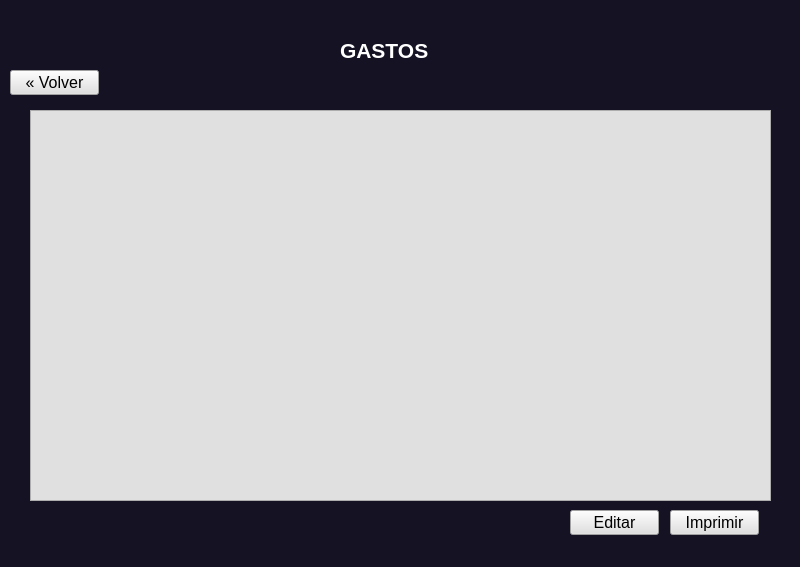
<?xml version="1.0" encoding="UTF-8"?>
<ui version="4.0">
 <class>MainWindow</class>
 <widget class="QMainWindow" name="MainWindow">
  <property name="geometry">
   <rect>
    <x>0</x>
    <y>0</y>
    <width>800</width>
    <height>567</height>
   </rect>
  </property>
  <property name="palette">
   <palette>
    <active>
     <colorrole role="WindowText">
      <brush brushstyle="SolidPattern">
       <color alpha="255">
        <red>255</red>
        <green>255</green>
        <blue>255</blue>
       </color>
      </brush>
     </colorrole>
     <colorrole role="Button">
      <brush brushstyle="SolidPattern">
       <color alpha="255">
        <red>20</red>
        <green>18</green>
        <blue>35</blue>
       </color>
      </brush>
     </colorrole>
     <colorrole role="Light">
      <brush brushstyle="SolidPattern">
       <color alpha="255">
        <red>30</red>
        <green>27</green>
        <blue>52</blue>
       </color>
      </brush>
     </colorrole>
     <colorrole role="Midlight">
      <brush brushstyle="SolidPattern">
       <color alpha="255">
        <red>25</red>
        <green>22</green>
        <blue>43</blue>
       </color>
      </brush>
     </colorrole>
     <colorrole role="Dark">
      <brush brushstyle="SolidPattern">
       <color alpha="255">
        <red>10</red>
        <green>9</green>
        <blue>17</blue>
       </color>
      </brush>
     </colorrole>
     <colorrole role="Mid">
      <brush brushstyle="SolidPattern">
       <color alpha="255">
        <red>13</red>
        <green>12</green>
        <blue>23</blue>
       </color>
      </brush>
     </colorrole>
     <colorrole role="Text">
      <brush brushstyle="SolidPattern">
       <color alpha="255">
        <red>255</red>
        <green>255</green>
        <blue>255</blue>
       </color>
      </brush>
     </colorrole>
     <colorrole role="BrightText">
      <brush brushstyle="SolidPattern">
       <color alpha="255">
        <red>255</red>
        <green>255</green>
        <blue>255</blue>
       </color>
      </brush>
     </colorrole>
     <colorrole role="ButtonText">
      <brush brushstyle="SolidPattern">
       <color alpha="255">
        <red>255</red>
        <green>255</green>
        <blue>255</blue>
       </color>
      </brush>
     </colorrole>
     <colorrole role="Base">
      <brush brushstyle="SolidPattern">
       <color alpha="255">
        <red>20</red>
        <green>18</green>
        <blue>35</blue>
       </color>
      </brush>
     </colorrole>
     <colorrole role="Window">
      <brush brushstyle="SolidPattern">
       <color alpha="255">
        <red>20</red>
        <green>18</green>
        <blue>35</blue>
       </color>
      </brush>
     </colorrole>
     <colorrole role="Shadow">
      <brush brushstyle="SolidPattern">
       <color alpha="255">
        <red>0</red>
        <green>0</green>
        <blue>0</blue>
       </color>
      </brush>
     </colorrole>
     <colorrole role="AlternateBase">
      <brush brushstyle="SolidPattern">
       <color alpha="255">
        <red>10</red>
        <green>9</green>
        <blue>17</blue>
       </color>
      </brush>
     </colorrole>
     <colorrole role="ToolTipBase">
      <brush brushstyle="SolidPattern">
       <color alpha="255">
        <red>255</red>
        <green>255</green>
        <blue>220</blue>
       </color>
      </brush>
     </colorrole>
     <colorrole role="ToolTipText">
      <brush brushstyle="SolidPattern">
       <color alpha="255">
        <red>0</red>
        <green>0</green>
        <blue>0</blue>
       </color>
      </brush>
     </colorrole>
     <colorrole role="PlaceholderText">
      <brush brushstyle="SolidPattern">
       <color alpha="128">
        <red>255</red>
        <green>255</green>
        <blue>255</blue>
       </color>
      </brush>
     </colorrole>
    </active>
    <inactive>
     <colorrole role="WindowText">
      <brush brushstyle="SolidPattern">
       <color alpha="255">
        <red>255</red>
        <green>255</green>
        <blue>255</blue>
       </color>
      </brush>
     </colorrole>
     <colorrole role="Button">
      <brush brushstyle="SolidPattern">
       <color alpha="255">
        <red>20</red>
        <green>18</green>
        <blue>35</blue>
       </color>
      </brush>
     </colorrole>
     <colorrole role="Light">
      <brush brushstyle="SolidPattern">
       <color alpha="255">
        <red>30</red>
        <green>27</green>
        <blue>52</blue>
       </color>
      </brush>
     </colorrole>
     <colorrole role="Midlight">
      <brush brushstyle="SolidPattern">
       <color alpha="255">
        <red>25</red>
        <green>22</green>
        <blue>43</blue>
       </color>
      </brush>
     </colorrole>
     <colorrole role="Dark">
      <brush brushstyle="SolidPattern">
       <color alpha="255">
        <red>10</red>
        <green>9</green>
        <blue>17</blue>
       </color>
      </brush>
     </colorrole>
     <colorrole role="Mid">
      <brush brushstyle="SolidPattern">
       <color alpha="255">
        <red>13</red>
        <green>12</green>
        <blue>23</blue>
       </color>
      </brush>
     </colorrole>
     <colorrole role="Text">
      <brush brushstyle="SolidPattern">
       <color alpha="255">
        <red>255</red>
        <green>255</green>
        <blue>255</blue>
       </color>
      </brush>
     </colorrole>
     <colorrole role="BrightText">
      <brush brushstyle="SolidPattern">
       <color alpha="255">
        <red>255</red>
        <green>255</green>
        <blue>255</blue>
       </color>
      </brush>
     </colorrole>
     <colorrole role="ButtonText">
      <brush brushstyle="SolidPattern">
       <color alpha="255">
        <red>255</red>
        <green>255</green>
        <blue>255</blue>
       </color>
      </brush>
     </colorrole>
     <colorrole role="Base">
      <brush brushstyle="SolidPattern">
       <color alpha="255">
        <red>20</red>
        <green>18</green>
        <blue>35</blue>
       </color>
      </brush>
     </colorrole>
     <colorrole role="Window">
      <brush brushstyle="SolidPattern">
       <color alpha="255">
        <red>20</red>
        <green>18</green>
        <blue>35</blue>
       </color>
      </brush>
     </colorrole>
     <colorrole role="Shadow">
      <brush brushstyle="SolidPattern">
       <color alpha="255">
        <red>0</red>
        <green>0</green>
        <blue>0</blue>
       </color>
      </brush>
     </colorrole>
     <colorrole role="AlternateBase">
      <brush brushstyle="SolidPattern">
       <color alpha="255">
        <red>10</red>
        <green>9</green>
        <blue>17</blue>
       </color>
      </brush>
     </colorrole>
     <colorrole role="ToolTipBase">
      <brush brushstyle="SolidPattern">
       <color alpha="255">
        <red>255</red>
        <green>255</green>
        <blue>220</blue>
       </color>
      </brush>
     </colorrole>
     <colorrole role="ToolTipText">
      <brush brushstyle="SolidPattern">
       <color alpha="255">
        <red>0</red>
        <green>0</green>
        <blue>0</blue>
       </color>
      </brush>
     </colorrole>
     <colorrole role="PlaceholderText">
      <brush brushstyle="SolidPattern">
       <color alpha="128">
        <red>255</red>
        <green>255</green>
        <blue>255</blue>
       </color>
      </brush>
     </colorrole>
    </inactive>
    <disabled>
     <colorrole role="WindowText">
      <brush brushstyle="SolidPattern">
       <color alpha="255">
        <red>10</red>
        <green>9</green>
        <blue>17</blue>
       </color>
      </brush>
     </colorrole>
     <colorrole role="Button">
      <brush brushstyle="SolidPattern">
       <color alpha="255">
        <red>20</red>
        <green>18</green>
        <blue>35</blue>
       </color>
      </brush>
     </colorrole>
     <colorrole role="Light">
      <brush brushstyle="SolidPattern">
       <color alpha="255">
        <red>30</red>
        <green>27</green>
        <blue>52</blue>
       </color>
      </brush>
     </colorrole>
     <colorrole role="Midlight">
      <brush brushstyle="SolidPattern">
       <color alpha="255">
        <red>25</red>
        <green>22</green>
        <blue>43</blue>
       </color>
      </brush>
     </colorrole>
     <colorrole role="Dark">
      <brush brushstyle="SolidPattern">
       <color alpha="255">
        <red>10</red>
        <green>9</green>
        <blue>17</blue>
       </color>
      </brush>
     </colorrole>
     <colorrole role="Mid">
      <brush brushstyle="SolidPattern">
       <color alpha="255">
        <red>13</red>
        <green>12</green>
        <blue>23</blue>
       </color>
      </brush>
     </colorrole>
     <colorrole role="Text">
      <brush brushstyle="SolidPattern">
       <color alpha="255">
        <red>10</red>
        <green>9</green>
        <blue>17</blue>
       </color>
      </brush>
     </colorrole>
     <colorrole role="BrightText">
      <brush brushstyle="SolidPattern">
       <color alpha="255">
        <red>255</red>
        <green>255</green>
        <blue>255</blue>
       </color>
      </brush>
     </colorrole>
     <colorrole role="ButtonText">
      <brush brushstyle="SolidPattern">
       <color alpha="255">
        <red>10</red>
        <green>9</green>
        <blue>17</blue>
       </color>
      </brush>
     </colorrole>
     <colorrole role="Base">
      <brush brushstyle="SolidPattern">
       <color alpha="255">
        <red>20</red>
        <green>18</green>
        <blue>35</blue>
       </color>
      </brush>
     </colorrole>
     <colorrole role="Window">
      <brush brushstyle="SolidPattern">
       <color alpha="255">
        <red>20</red>
        <green>18</green>
        <blue>35</blue>
       </color>
      </brush>
     </colorrole>
     <colorrole role="Shadow">
      <brush brushstyle="SolidPattern">
       <color alpha="255">
        <red>0</red>
        <green>0</green>
        <blue>0</blue>
       </color>
      </brush>
     </colorrole>
     <colorrole role="AlternateBase">
      <brush brushstyle="SolidPattern">
       <color alpha="255">
        <red>20</red>
        <green>18</green>
        <blue>35</blue>
       </color>
      </brush>
     </colorrole>
     <colorrole role="ToolTipBase">
      <brush brushstyle="SolidPattern">
       <color alpha="255">
        <red>255</red>
        <green>255</green>
        <blue>220</blue>
       </color>
      </brush>
     </colorrole>
     <colorrole role="ToolTipText">
      <brush brushstyle="SolidPattern">
       <color alpha="255">
        <red>0</red>
        <green>0</green>
        <blue>0</blue>
       </color>
      </brush>
     </colorrole>
     <colorrole role="PlaceholderText">
      <brush brushstyle="SolidPattern">
       <color alpha="128">
        <red>255</red>
        <green>255</green>
        <blue>255</blue>
       </color>
      </brush>
     </colorrole>
    </disabled>
   </palette>
  </property>
  <property name="windowTitle">
   <string>MainWindow</string>
  </property>
  <property name="styleSheet">
   <string notr="true">background-color: rgb(20, 18, 35);</string>
  </property>
  <widget class="QWidget" name="centralwidget">
   <widget class="QLabel" name="label">
    <property name="geometry">
     <rect>
      <x>340</x>
      <y>0</y>
      <width>141</width>
      <height>101</height>
     </rect>
    </property>
    <property name="styleSheet">
     <string notr="true">font-color:rgb(224,224,224);</string>
    </property>
    <property name="text">
     <string>&lt;html&gt;&lt;head/&gt;&lt;body&gt;&lt;p&gt;&lt;span style=&quot; font-size:16pt; font-weight:600; color:#ffffff;&quot;&gt;GASTOS&lt;/span&gt;&lt;/p&gt;&lt;/body&gt;&lt;/html&gt;</string>
    </property>
   </widget>
   <widget class="QPushButton" name="pushButton">
    <property name="geometry">
     <rect>
      <x>570</x>
      <y>510</y>
      <width>89</width>
      <height>25</height>
     </rect>
    </property>
    <property name="font">
     <font>
      <pointsize>12</pointsize>
     </font>
    </property>
    <property name="styleSheet">
     <string notr="true">background-color:rgb(224,224,224);</string>
    </property>
    <property name="text">
     <string>Editar</string>
    </property>
   </widget>
   <widget class="QPushButton" name="pushButton_2">
    <property name="geometry">
     <rect>
      <x>670</x>
      <y>510</y>
      <width>89</width>
      <height>25</height>
     </rect>
    </property>
    <property name="font">
     <font>
      <pointsize>12</pointsize>
     </font>
    </property>
    <property name="styleSheet">
     <string notr="true">background-color:rgb(224,224,224);</string>
    </property>
    <property name="text">
     <string>Imprimir</string>
    </property>
   </widget>
   <widget class="QPushButton" name="pushButton_3">
    <property name="geometry">
     <rect>
      <x>10</x>
      <y>70</y>
      <width>89</width>
      <height>25</height>
     </rect>
    </property>
    <property name="font">
     <font>
      <pointsize>12</pointsize>
     </font>
    </property>
    <property name="styleSheet">
     <string notr="true">background-color:rgb(224,224,224);</string>
    </property>
    <property name="text">
     <string>« Volver</string>
    </property>
   </widget>
   <widget class="QTableWidget" name="tableWidget">
    <property name="geometry">
     <rect>
      <x>30</x>
      <y>110</y>
      <width>741</width>
      <height>391</height>
     </rect>
    </property>
    <property name="styleSheet">
     <string notr="true">background-color:rgb(224,224,224);</string>
    </property>
   </widget>
  </widget>
  <widget class="QMenuBar" name="menubar">
   <property name="geometry">
    <rect>
     <x>0</x>
     <y>0</y>
     <width>800</width>
     <height>22</height>
    </rect>
   </property>
  </widget>
  <widget class="QStatusBar" name="statusbar"/>
 </widget>
 <resources/>
 <connections/>
</ui>
